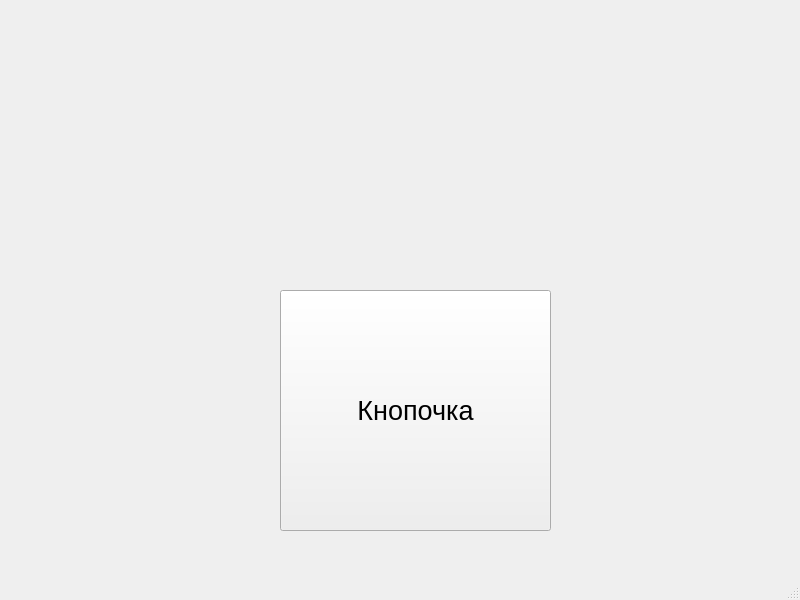
<?xml version="1.0" encoding="UTF-8"?>
<ui version="4.0">
 <class>MainWindow</class>
 <widget class="QMainWindow" name="MainWindow">
  <property name="geometry">
   <rect>
    <x>0</x>
    <y>0</y>
    <width>800</width>
    <height>600</height>
   </rect>
  </property>
  <property name="windowTitle">
   <string>MainWindow</string>
  </property>
  <widget class="QWidget" name="centralwidget">
   <widget class="QPushButton" name="pushButton">
    <property name="geometry">
     <rect>
      <x>280</x>
      <y>290</y>
      <width>271</width>
      <height>241</height>
     </rect>
    </property>
    <property name="font">
     <font>
      <pointsize>20</pointsize>
     </font>
    </property>
    <property name="text">
     <string>Кнопочка</string>
    </property>
   </widget>
  </widget>
  <widget class="QMenuBar" name="menubar">
   <property name="geometry">
    <rect>
     <x>0</x>
     <y>0</y>
     <width>800</width>
     <height>21</height>
    </rect>
   </property>
  </widget>
  <widget class="QStatusBar" name="statusbar"/>
 </widget>
 <resources/>
 <connections/>
</ui>
